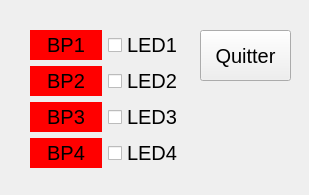
<?xml version="1.0" encoding="UTF-8"?>
<ui version="4.0">
 <class>WidgetUSB202</class>
 <widget class="QWidget" name="WidgetUSB202">
  <property name="geometry">
   <rect>
    <x>0</x>
    <y>0</y>
    <width>309</width>
    <height>195</height>
   </rect>
  </property>
  <property name="windowTitle">
   <string>WidgetUSB202</string>
  </property>
  <widget class="QPushButton" name="pushButton">
   <property name="geometry">
    <rect>
     <x>200</x>
     <y>30</y>
     <width>91</width>
     <height>51</height>
    </rect>
   </property>
   <property name="font">
    <font>
     <pointsize>15</pointsize>
    </font>
   </property>
   <property name="text">
    <string>Quitter</string>
   </property>
  </widget>
  <widget class="QWidget" name="">
   <property name="geometry">
    <rect>
     <x>30</x>
     <y>30</y>
     <width>153</width>
     <height>138</height>
    </rect>
   </property>
   <property name="font">
    <font>
     <pointsize>15</pointsize>
    </font>
   </property>
   <layout class="QHBoxLayout" name="horizontalLayout">
    <item>
     <layout class="QVBoxLayout" name="verticalLayout">
      <item>
       <widget class="QLabel" name="label_BP1">
        <property name="font">
         <font>
          <pointsize>15</pointsize>
         </font>
        </property>
        <property name="styleSheet">
         <string notr="true">background-color: rgb(255,0,0)</string>
        </property>
        <property name="text">
         <string>BP1</string>
        </property>
        <property name="alignment">
         <set>Qt::AlignCenter</set>
        </property>
       </widget>
      </item>
      <item>
       <widget class="QLabel" name="label_BP2">
        <property name="font">
         <font>
          <pointsize>15</pointsize>
         </font>
        </property>
        <property name="styleSheet">
         <string notr="true">background-color: rgb(255,0,0)</string>
        </property>
        <property name="text">
         <string>BP2</string>
        </property>
        <property name="alignment">
         <set>Qt::AlignCenter</set>
        </property>
       </widget>
      </item>
      <item>
       <widget class="QLabel" name="label_BP3">
        <property name="font">
         <font>
          <pointsize>15</pointsize>
         </font>
        </property>
        <property name="styleSheet">
         <string notr="true">background-color: rgb(255,0,0)</string>
        </property>
        <property name="text">
         <string>BP3</string>
        </property>
        <property name="alignment">
         <set>Qt::AlignCenter</set>
        </property>
       </widget>
      </item>
      <item>
       <widget class="QLabel" name="label_BP4">
        <property name="font">
         <font>
          <pointsize>15</pointsize>
         </font>
        </property>
        <property name="styleSheet">
         <string notr="true">background-color: rgb(255,0,0)</string>
        </property>
        <property name="text">
         <string>BP4</string>
        </property>
        <property name="alignment">
         <set>Qt::AlignCenter</set>
        </property>
       </widget>
      </item>
     </layout>
    </item>
    <item>
     <layout class="QVBoxLayout" name="verticalLayout_2">
      <item>
       <widget class="QCheckBox" name="checkBox_LED1">
        <property name="font">
         <font>
          <pointsize>15</pointsize>
         </font>
        </property>
        <property name="text">
         <string>LED1</string>
        </property>
       </widget>
      </item>
      <item>
       <widget class="QCheckBox" name="checkBox_LED2">
        <property name="font">
         <font>
          <pointsize>15</pointsize>
         </font>
        </property>
        <property name="text">
         <string>LED2</string>
        </property>
       </widget>
      </item>
      <item>
       <widget class="QCheckBox" name="checkBox_LED3">
        <property name="font">
         <font>
          <pointsize>15</pointsize>
         </font>
        </property>
        <property name="text">
         <string>LED3</string>
        </property>
       </widget>
      </item>
      <item>
       <widget class="QCheckBox" name="checkBox_LED4">
        <property name="font">
         <font>
          <pointsize>15</pointsize>
         </font>
        </property>
        <property name="text">
         <string>LED4</string>
        </property>
       </widget>
      </item>
     </layout>
    </item>
   </layout>
  </widget>
 </widget>
 <resources/>
 <connections>
  <connection>
   <sender>pushButton</sender>
   <signal>clicked()</signal>
   <receiver>WidgetUSB202</receiver>
   <slot>close()</slot>
   <hints>
    <hint type="sourcelabel">
     <x>254</x>
     <y>63</y>
    </hint>
    <hint type="destinationlabel">
     <x>253</x>
     <y>127</y>
    </hint>
   </hints>
  </connection>
 </connections>
</ui>
